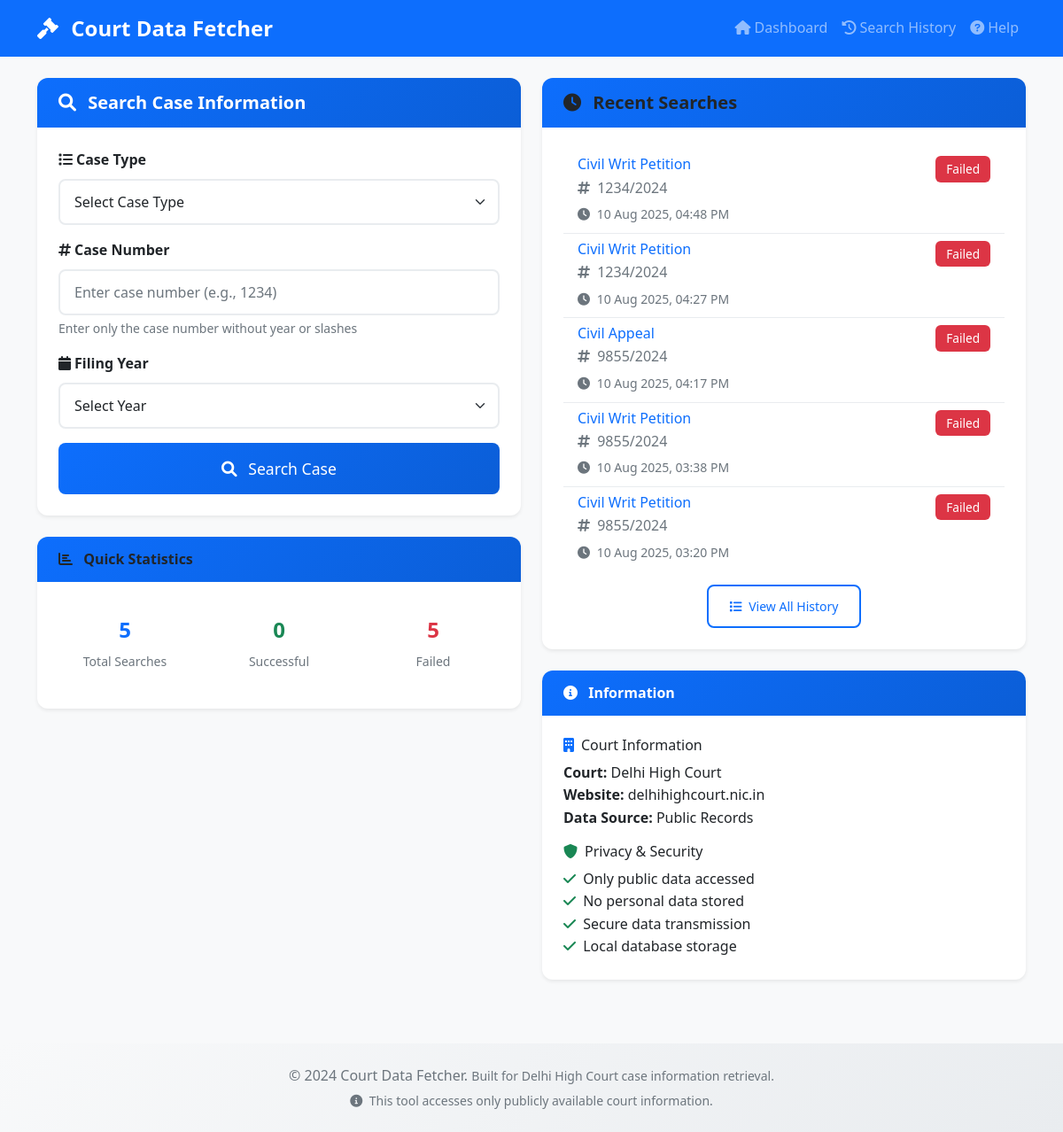
The page / on the database its author committed.
### models.py (models this page shows, shortened)
class Case(db.Model):
    __tablename__ = 'cases'
    id = db.Column(db.Integer, primary_key=True)
    case_type = db.Column(db.String(100), nullable=False)
    case_number = db.Column(db.String(100), nullable=False)
    filing_year = db.Column(db.Integer, nullable=False)
    search_timestamp = db.Column(db.DateTime, default=datetime.utcnow)
    response_data = db.Column(db.Text)  # JSON string of scraped data
    status = db.Column(db.String(50), default='pending')  # pending, success, failed
    details = db.relationship('CaseDetail', backref='case', lazy=True, cascade='all, delete-orphan')
    orders = db.relationship('Order', backref='case', lazy=True, cascade='all, delete-orphan')

### app.py (the view)
@app.route('/')
def index():
    try:
        recent_cases = Case.query.order_by(Case.search_timestamp.desc()).limit(10).all()
        stats = {
            'total_searches': Case.query.count(),
            'successful_searches': Case.query.filter(Case.status == 'success').count(),
            'failed_searches': Case.query.filter(Case.status == 'failed').count()
        }
        return render_template('index.html', recent_cases=recent_cases, stats=stats)
    except Exception as e:
        logger.error(f"Error loading dashboard: {str(e)}")
        flash('Error loading dashboard. Please try again.', 'error')
        return render_template('index.html', recent_cases=[], stats={})

### templates/index.html (shortened to what this page needs)
{% extends "base.html" %}
{% block content %}
<div class="row">
    <div class="col-lg-6">
        <div class="card">
            <div class="card-header bg-primary text-white">
                <h5 class="card-title mb-0">
                    <i class="fas fa-search me-2"></i>
                    Search Case Information
                </h5>
            </div>
            <div class="card-body">
                <form method="POST" action="{{ url_for('search_case') }}" id="searchForm">
                    <div class="mb-3">
                        <label for="case_type" class="form-label">
                            <i class="fas fa-list me-1"></i>Case Type
                        </label>
                        <select class="form-select" id="case_type" name="case_type" required>
                            <option value="">Select Case Type</option>
                        </select>
                    </div>
                    <div class="mb-3">
                        <label for="case_number" class="form-label">
                            <i class="fas fa-hashtag me-1"></i>Case Number
                        </label>
                        <input type="text"
                               class="form-control"
                               id="case_number"
                               name="case_number"
                               placeholder="Enter case number (e.g., 1234)"
                               pattern="[0-9]+"
                               title="Enter numbers only"
                               required>
                        <div class="form-text">Enter only the case number without year or slashes</div>
                    </div>
                    <div class="mb-3">
                        <label for="filing_year" class="form-label">
                            <i class="fas fa-calendar me-1"></i>Filing Year
                        </label>
                        <select class="form-select" id="filing_year" name="filing_year" required>
                            <option value="">Select Year</option>
                        </select>
                    </div>
                    <div class="d-grid">
                        <button type="submit" class="btn btn-primary btn-lg">
                            <i class="fas fa-search me-2"></i>
                            Search Case
                        </button>
                    </div>
                </form>
            </div>
        </div>
        <div class="card mt-4">
            <div class="card-header">
                <h6 class="card-title mb-0">
                    <i class="fas fa-chart-bar me-2"></i>
                    Quick Statistics
                </h6>
            </div>
            <div class="card-body">
                <div class="row text-center">
                    <div class="col-4">
                        <div class="stat-box">
                            <h4 class="text-primary">{{ stats.total_searches or 0 }}</h4>
                            <small class="text-muted">Total Searches</small>
                        </div>
                    </div>
                    <div class="col-4">
                        <div class="stat-box">
                            <h4 class="text-success">{{ stats.successful_searches or 0 }}</h4>
                            <small class="text-muted">Successful</small>
                        </div>
                    </div>
                    <div class="col-4">
                        <div class="stat-box">
                            <h4 class="text-danger">{{ stats.failed_searches or 0 }}</h4>
                            <small class="text-muted">Failed</small>
                        </div>
                    </div>
                </div>
            </div>
        </div>
    </div>
    <div class="col-lg-6">
        <div class="card">
            <div class="card-header">
                <h5 class="card-title mb-0">
                    <i class="fas fa-clock me-2"></i>
                    Recent Searches
                </h5>
            </div>
            <div class="card-body">
                {% if recent_cases %}
                    <div class="list-group list-group-flush">
                        {% for case in recent_cases %}
                        <div class="list-group-item">
                            <div class="d-flex justify-content-between align-items-start">
                                <div class="flex-grow-1">
                                    <h6 class="mb-1">
                                        <a href="{{ url_for('case_detail', case_id=case.id) }}"
                                           class="text-decoration-none">
                                            {{ case.case_type }}
                                        </a>
                                    </h6>
                                    <p class="mb-1 text-muted">
                                        <i class="fas fa-hashtag me-1"></i>
                                        {{ case.case_number }}/{{ case.filing_year }}
                                    </p>
                                    <small class="text-muted">
                                        <i class="fas fa-clock me-1"></i>
                                        {{ case.search_timestamp.strftime('%d %b %Y, %I:%M %p') }}
                                    </small>
                                </div>
                                <span class="badge bg-{{ 'success' if case.status == 'success' else 'danger' if case.status == 'failed' else 'warning' }}">
                                    {{ case.status.title() }}
                                </span>
                            </div>
                        </div>
                        {% endfor %}
                    </div>
                    <div class="text-center mt-3">
                        <a href="{{ url_for('history') }}" class="btn btn-outline-primary btn-sm">
                            <i class="fas fa-list me-1"></i>
                            View All History
                        </a>
                    </div>
                {% else %}
                    <div class="text-center py-4">
                        <i class="fas fa-search fa-3x text-muted mb-3"></i>
                        <p class="text-muted">No recent searches found.</p>
                        <p class="text-muted small">Start by searching for a case above.</p>
                    </div>
                {% endif %}
            </div>
        </div>
        <div class="card mt-4">
            <div class="card-header bg-info text-white">
                <h6 class="card-title mb-0">
                    <i class="fas fa-info-circle me-2"></i>
                    Information
                </h6>
            </div>
            <div class="card-body">
                <div class="row">
                    <div class="col-12">
                        <h6><i class="fas fa-building me-2 text-primary"></i>Court Information</h6>
                        <ul class="list-unstyled mb-3">
                            <li><strong>Court:</strong> Delhi High Court</li>
                            <li><strong>Website:</strong> delhihighcourt.nic.in</li>
                            <li><strong>Data Source:</strong> Public Records</li>
                        </ul>
                        <h6><i class="fas fa-shield-alt me-2 text-success"></i>Privacy & Security</h6>
                        <ul class="list-unstyled mb-0">
                            <li><i class="fas fa-check text-success me-1"></i> Only public data accessed</li>
                            <li><i class="fas fa-check text-success me-1"></i> No personal data stored</li>
                            <li><i class="fas fa-check text-success me-1"></i> Secure data transmission</li>
                            <li><i class="fas fa-check text-success me-1"></i> Local database storage</li>
                        </ul>
                    </div>
                </div>
            </div>
        </div>
    </div>
</div>
{% endblock %}

### templates/base.html (shortened to what this page needs)
<!DOCTYPE html>
<html lang="en">
<head>
    <link href="https://cdn.jsdelivr.net/npm/bootstrap@5.1.3/dist/css/bootstrap.min.css" rel="stylesheet">
    <link href="https://cdnjs.cloudflare.com/ajax/libs/font-awesome/6.0.0/css/all.min.css" rel="stylesheet">
    <link href="{{ url_for('static', filename='css/style.css') }}" rel="stylesheet">
</head>
<body>
    <nav class="navbar navbar-expand-lg navbar-dark bg-primary">
        <div class="container">
            <a class="navbar-brand" href="{{ url_for('index') }}">
                <i class="fas fa-gavel me-2"></i>
                Court Data Fetcher
            </a>
            <div class="collapse navbar-collapse" id="navbarNav">
                <ul class="navbar-nav ms-auto">
                    <li class="nav-item">
                        <a class="nav-link" href="{{ url_for('index') }}">
                            <i class="fas fa-home me-1"></i>Dashboard
                        </a>
                    </li>
                    <li class="nav-item">
                        <a class="nav-link" href="{{ url_for('history') }}">
                            <i class="fas fa-history me-1"></i>Search History
                        </a>
                    </li>
                    <li class="nav-item">
                        <a class="nav-link" href="#" data-bs-toggle="modal" data-bs-target="#helpModal">
                            <i class="fas fa-question-circle me-1"></i>Help
                        </a>
                    </li>
                </ul>
            </div>
        </div>
    </nav>
    <main class="container mt-4">
        {% block content %}{% endblock %}
    </main>
    <footer class="bg-light py-4 mt-5">
        <div class="container text-center">
            <div class="row">
                <div class="col-md-12">
                    <p class="text-muted mb-1">
                        &copy; 2024 Court Data Fetcher.
                        <small>Built for Delhi High Court case information retrieval.</small>
                    </p>
                    <p class="text-muted small mb-0">
                        <i class="fas fa-info-circle me-1"></i>
                        This tool accesses only publicly available court information.
                    </p>
                </div>
            </div>
        </div>
    </footer>
</body>
</html>

### static/css/style.css (style rules this page uses)
:root { --primary-color: #0d6efd; --success-color: #198754; --warning-color: #ffc107; --danger-color: #dc3545; --info-color: #0dcaf0; --light-color: #f8f9fa; --dark-color: #212529; }
body { font-family: 'Segoe UI', Tahoma, Geneva, Verdana, sans-serif; background-color: #f8f9fa; line-height: 1.6; }
.navbar-brand { font-weight: 600; font-size: 1.5rem; }
.navbar-nav .nav-link { font-weight: 500; transition: all 0.3s ease; }
.card { border: none; border-radius: 12px; box-shadow: 0 0.125rem 0.25rem rgba(0, 0, 0, 0.075); transition: all 0.3s ease; margin-bottom: 1.5rem; }
.card-header { background: linear-gradient(135deg, var(--primary-color), #0b5ed7); border-radius: 12px 12px 0 0 !important; padding: 1rem 1.5rem; border-bottom: none; }
.card-header h5, .card-header h6 { margin-bottom: 0; font-weight: 600; }
.card-body { padding: 1.5rem; }
.form-control, .form-select { border-radius: 8px; border: 2px solid #e9ecef; padding: 0.75rem 1rem; transition: all 0.3s ease; }
.form-label { font-weight: 600; color: var(--dark-color); margin-bottom: 0.5rem; }
.btn { border-radius: 8px; padding: 0.75rem 1.5rem; font-weight: 500; transition: all 0.3s ease; border-width: 2px; }
.btn-primary { background: linear-gradient(135deg, var(--primary-color), #0b5ed7); border: none; }
.btn-lg { padding: 1rem 2rem; font-size: 1.1rem; }
.stat-box, .stat-item { padding: 1rem; text-align: center; transition: all 0.3s ease; }
.stat-box h4, .stat-item h4 { font-weight: 700; margin-bottom: 0.5rem; }
.list-group-item { border-radius: 8px !important; border: 1px solid #e9ecef; margin-bottom: 0.5rem; transition: all 0.3s ease; }
.list-group-flush .list-group-item { border-left: none; border-right: none; border-radius: 0 !important; margin-bottom: 0; }
.badge { font-size: 0.85rem; padding: 0.5rem 0.75rem; border-radius: 6px; font-weight: 500; }
footer { margin-top: auto; background: linear-gradient(135deg, #f8f9fa, #e9ecef) !important; }

### rows shown on the page
Case: case_type "Civil Writ Petition", case_number "1234", filing_year "2024", search_timestamp "10 Aug 2025, 04:48 PM", status "Failed"
Case: case_type "Civil Writ Petition", case_number "1234", filing_year "2024", search_timestamp "10 Aug 2025, 04:27 PM", status "Failed"
Case: case_type "Civil Appeal", case_number "9855", filing_year "2024", search_timestamp "10 Aug 2025, 04:17 PM", status "Failed"
Case: case_type "Civil Writ Petition", case_number "9855", filing_year "2024", search_timestamp "10 Aug 2025, 03:38 PM", status "Failed"
Case: case_type "Civil Writ Petition", case_number "9855", filing_year "2024", search_timestamp "10 Aug 2025, 03:20 PM", status "Failed"

### other values the page prints
{{ stats.total_searches or 0 }} "5"
{{ stats.successful_searches or 0 }} "0"
{{ stats.failed_searches or 0 }} "5"
